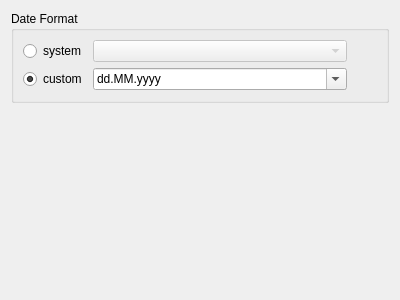
<?xml version="1.0" encoding="UTF-8"?>
<ui version="4.0">
 <class>plugin::date::SettingsWidget</class>
 <widget class="QWidget" name="plugin::date::SettingsWidget">
  <property name="geometry">
   <rect>
    <x>0</x>
    <y>0</y>
    <width>400</width>
    <height>300</height>
   </rect>
  </property>
  <property name="windowTitle">
   <string>Date</string>
  </property>
  <layout class="QVBoxLayout" name="verticalLayout">
   <item>
    <widget class="QGroupBox" name="groupBox">
     <property name="title">
      <string>Date Format</string>
     </property>
     <layout class="QGridLayout" name="gridLayout" columnstretch="0,1,0">
      <item row="0" column="0">
       <widget class="QRadioButton" name="sys_format_rbtn">
        <property name="text">
         <string>system</string>
        </property>
       </widget>
      </item>
      <item row="0" column="1">
       <widget class="QComboBox" name="sys_format_box">
        <property name="enabled">
         <bool>false</bool>
        </property>
       </widget>
      </item>
      <item row="1" column="0">
       <widget class="QRadioButton" name="str_format_rbtn">
        <property name="text">
         <string>custom</string>
        </property>
        <property name="checked">
         <bool>true</bool>
        </property>
       </widget>
      </item>
      <item row="1" column="1">
       <widget class="QComboBox" name="str_format_edit">
        <property name="editable">
         <bool>true</bool>
        </property>
        <item>
         <property name="text">
          <string notr="true">dd.MM.yyyy</string>
         </property>
        </item>
        <item>
         <property name="text">
          <string notr="true">dd.MM.yy</string>
         </property>
        </item>
        <item>
         <property name="text">
          <string notr="true">MM/dd/yyyy</string>
         </property>
        </item>
        <item>
         <property name="text">
          <string notr="true">M/d/yyyy</string>
         </property>
        </item>
        <item>
         <property name="text">
          <string notr="true">MM/dd/yy</string>
         </property>
        </item>
        <item>
         <property name="text">
          <string notr="true">M/d/yy</string>
         </property>
        </item>
        <item>
         <property name="text">
          <string notr="true">yy/MM/dd</string>
         </property>
        </item>
        <item>
         <property name="text">
          <string notr="true">yyyy-MM-dd</string>
         </property>
        </item>
        <item>
         <property name="text">
          <string notr="true">d-MMM-yy</string>
         </property>
        </item>
        <item>
         <property name="text">
          <string notr="true">ddd dd-MMM-yyyy</string>
         </property>
        </item>
        <item>
         <property name="text">
          <string notr="true">dddd'\n'dd-MMM-yyyy</string>
         </property>
        </item>
        <item>
         <property name="text">
          <string notr="true">dddd, MMMM d</string>
         </property>
        </item>
        <item>
         <property name="text">
          <string notr="true">MM:WW</string>
         </property>
        </item>
        <item>
         <property name="text">
          <string notr="true">MMMM:W</string>
         </property>
        </item>
        <item>
         <property name="text">
          <string notr="true">dddd,'\n'MMMM d, yyyy</string>
         </property>
        </item>
        <item>
         <property name="text">
          <string>MMMM d, yyyy'\nWeek: 'WW</string>
         </property>
        </item>
        <item>
         <property name="text">
          <string notr="true">yyyy-MM-dd - J</string>
         </property>
        </item>
        <item>
         <property name="text">
          <string>yyyy-MM-dd'\nweek': WW'\nday': J</string>
         </property>
        </item>
       </widget>
      </item>
      <item row="1" column="2">
       <widget class="QToolButton" name="str_format_help_btn">
        <property name="autoRaise">
         <bool>true</bool>
        </property>
       </widget>
      </item>
     </layout>
    </widget>
   </item>
   <item>
    <spacer name="verticalSpacer">
     <property name="orientation">
      <enum>Qt::Orientation::Vertical</enum>
     </property>
     <property name="sizeHint" stdset="0">
      <size>
       <width>20</width>
       <height>159</height>
      </size>
     </property>
    </spacer>
   </item>
  </layout>
 </widget>
 <resources/>
 <connections>
  <connection>
   <sender>sys_format_rbtn</sender>
   <signal>toggled(bool)</signal>
   <receiver>sys_format_box</receiver>
   <slot>setEnabled(bool)</slot>
   <hints>
    <hint type="sourcelabel">
     <x>79</x>
     <y>48</y>
    </hint>
    <hint type="destinationlabel">
     <x>146</x>
     <y>46</y>
    </hint>
   </hints>
  </connection>
  <connection>
   <sender>str_format_rbtn</sender>
   <signal>toggled(bool)</signal>
   <receiver>str_format_edit</receiver>
   <slot>setEnabled(bool)</slot>
   <hints>
    <hint type="sourcelabel">
     <x>77</x>
     <y>80</y>
    </hint>
    <hint type="destinationlabel">
     <x>140</x>
     <y>80</y>
    </hint>
   </hints>
  </connection>
  <connection>
   <sender>str_format_rbtn</sender>
   <signal>toggled(bool)</signal>
   <receiver>str_format_help_btn</receiver>
   <slot>setEnabled(bool)</slot>
   <hints>
    <hint type="sourcelabel">
     <x>78</x>
     <y>87</y>
    </hint>
    <hint type="destinationlabel">
     <x>365</x>
     <y>85</y>
    </hint>
   </hints>
  </connection>
 </connections>
</ui>
